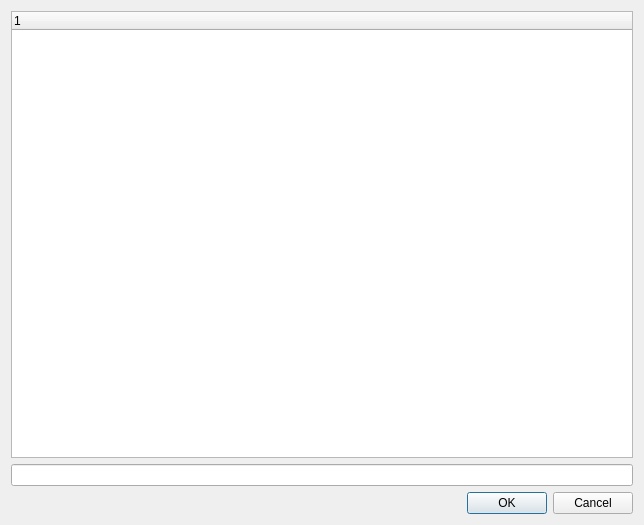
<?xml version="1.0" encoding="UTF-8"?>
<ui version="4.0">
 <class>Form</class>
 <widget class="QWidget" name="Form">
  <property name="geometry">
   <rect>
    <x>0</x>
    <y>0</y>
    <width>644</width>
    <height>525</height>
   </rect>
  </property>
  <property name="windowTitle">
   <string>Form</string>
  </property>
  <layout class="QVBoxLayout" name="verticalLayout">
   <item>
    <widget class="QTreeWidget" name="treeWidget">
     <column>
      <property name="text">
       <string notr="true">1</string>
      </property>
     </column>
    </widget>
   </item>
   <item>
    <widget class="QLineEdit" name="lineEdit"/>
   </item>
   <item>
    <widget class="QDialogButtonBox" name="buttonBox">
     <property name="standardButtons">
      <set>QDialogButtonBox::StandardButton::Cancel|QDialogButtonBox::StandardButton::Ok</set>
     </property>
    </widget>
   </item>
  </layout>
 </widget>
 <resources/>
 <connections/>
</ui>
